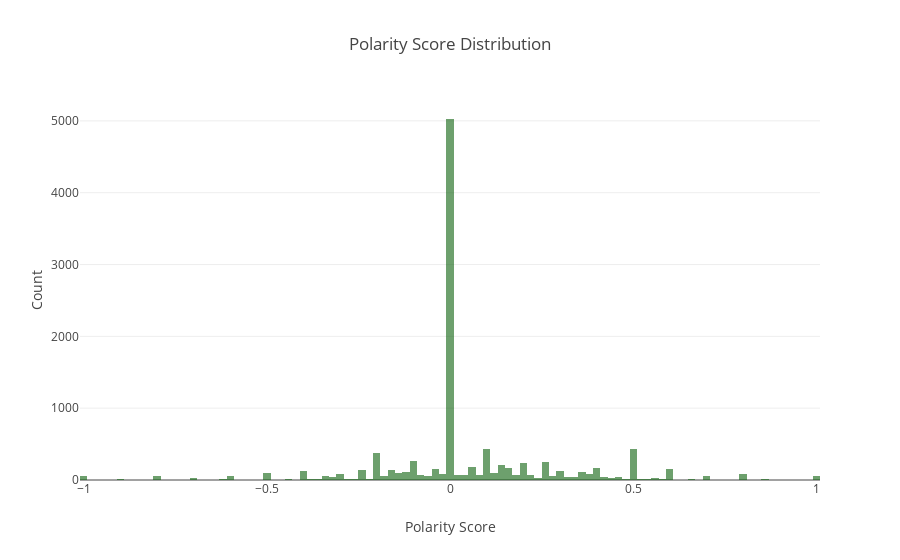

The notebook cell this image was saved under:
### Markdown cell above
## Dist. plot of polarity score

### Code cell
data = [go.Histogram(
        x = df.polarity,
        marker=dict(color='rgba(12, 98, 12, 0.6)')
)]

layout = go.Layout(
    title='Polarity Score Distribution',
    xaxis=dict(title='Polarity Score'),
    yaxis=dict(title='Count')
)

fig = go.Figure(data=data, layout=layout)

py.iplot(fig, filename='basic-hist')

### Figure 1 — Plotly figure (JSON) as saved in the notebook; plotly's stock layout.template omitted (floating-point values rounded to 4 significant figures; data arrays with more than 128 entries replaced by an {"elided": "..."} marker saying what was removed)
{"data": [{"marker": {"color": "rgba(12, 98, 12, 0.6)"}, "type": "histogram", "uid": "9afbaaea-1915-499d-94f7-27133b895b0e", "x": {"elided": "10876 float values"}}], "layout": {"title": {"text": "Polarity Score Distribution"}, "xaxis": {"title": {"text": "Polarity Score"}}, "yaxis": {"title": {"text": "Count"}}}}
